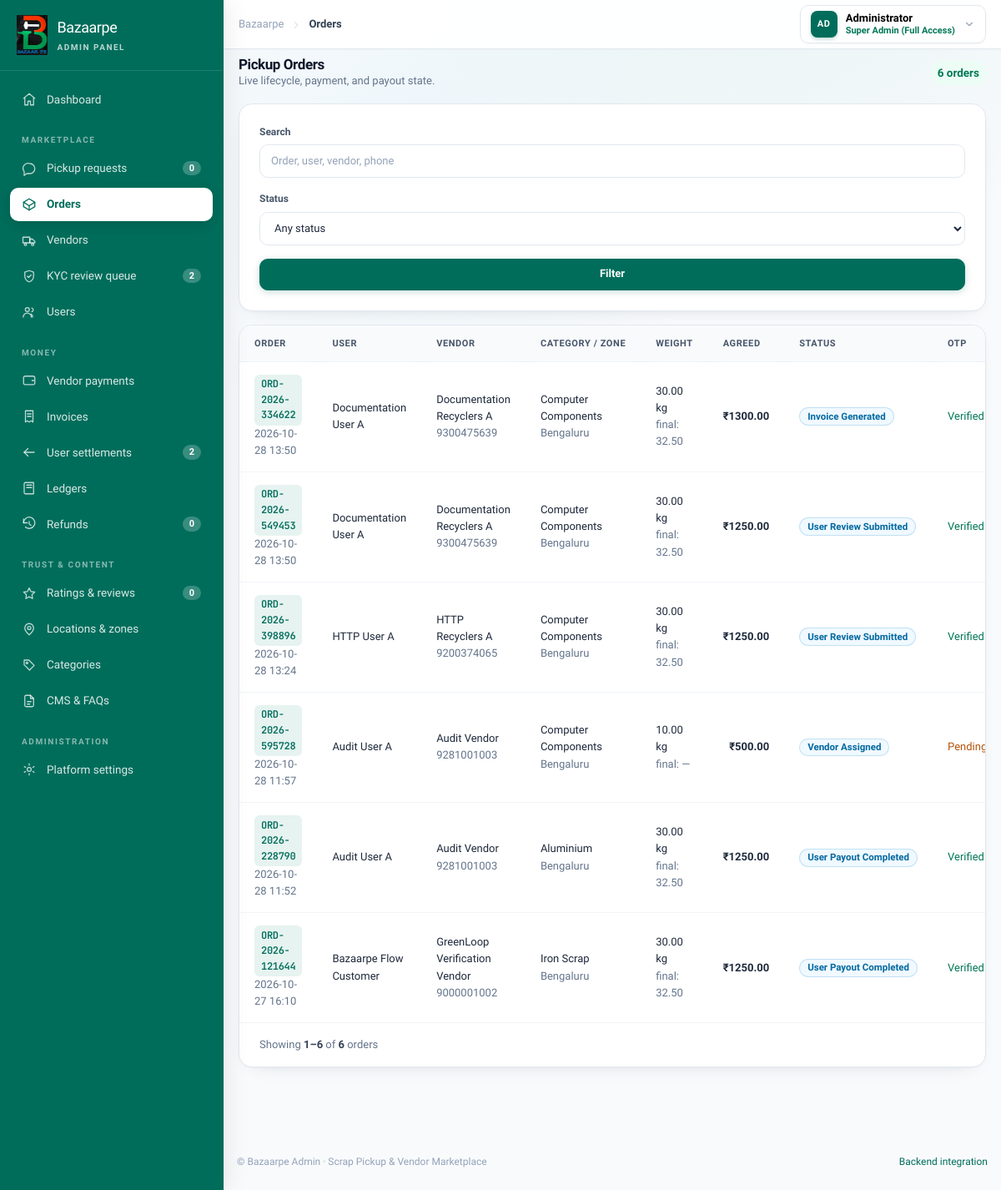
The page /dashboard/orders.html (signed in) on the database as committed earlier.
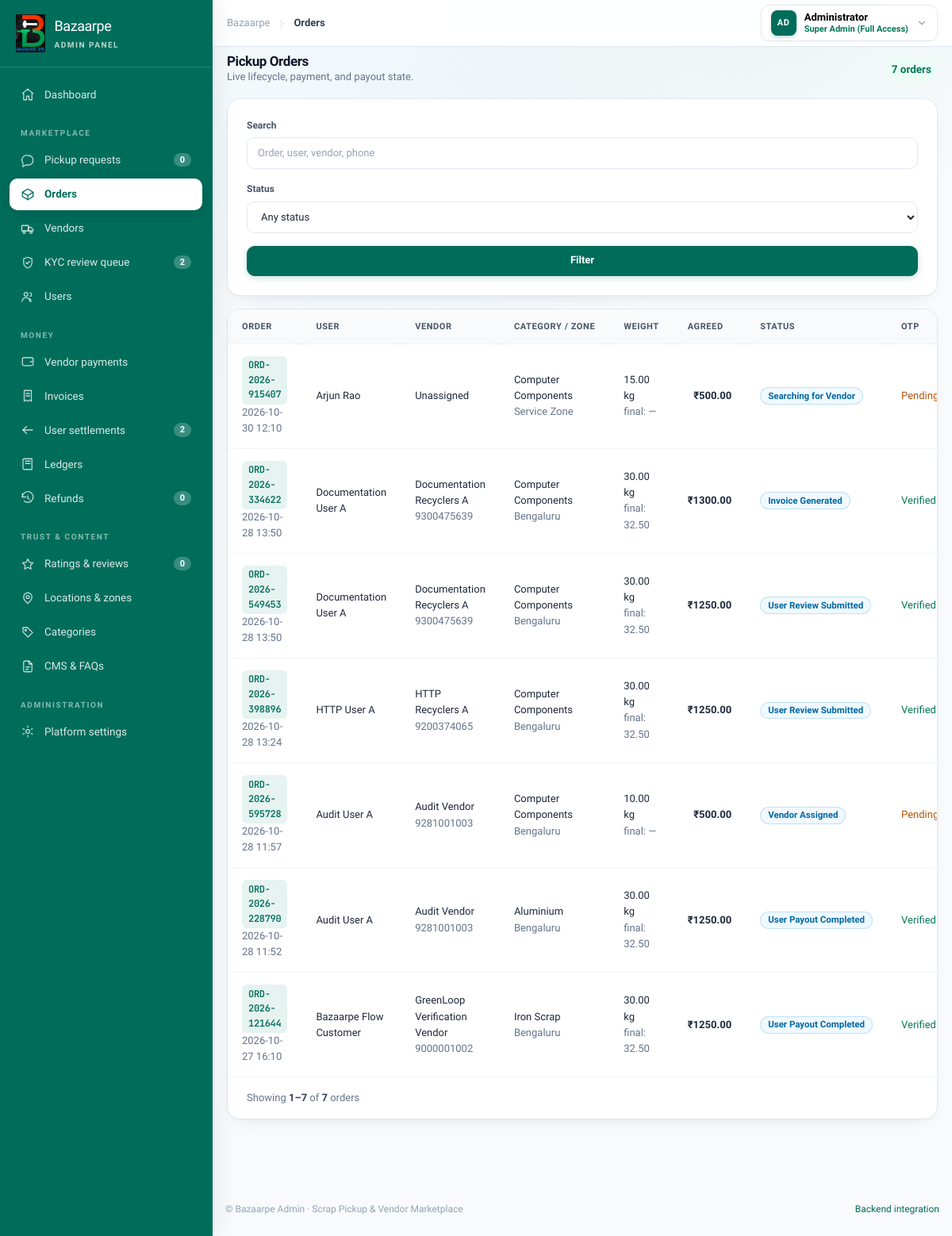
The same page on the database as committed later.
### nainjyoti/models.py (models this page shows, shortened)
class PickupOrder(models.Model):
    class Status(models.TextChoices):
        NEGOTIATION_PENDING = 'NEGOTIATION_PENDING', 'Negotiation Pending'
        ADMIN_NEGOTIATION = 'ADMIN_NEGOTIATION', 'Admin Negotiation'
        SEARCHING_VENDOR = 'SEARCHING_VENDOR', 'Searching for Vendor'
        VENDOR_ASSIGNED = 'VENDOR_ASSIGNED', 'Vendor Assigned'
        VENDOR_ON_THE_WAY = 'VENDOR_ON_THE_WAY', 'Vendor On The Way'
        REACHED_LOCATION = 'REACHED_LOCATION', 'Vendor Reached Location'
        PICKUP_IN_PROGRESS = 'PICKUP_IN_PROGRESS', 'Pickup In Progress'
        OTP_VERIFIED = 'OTP_VERIFIED', 'OTP Verified'
        PAYMENT_COMPLETED = 'PAYMENT_COMPLETED', 'Payment Completed'
        INVOICE_GENERATED = 'INVOICE_GENERATED', 'Invoice Generated'
        COMPLETED = 'COMPLETED', 'Completed'
        USER_REVIEW = 'USER_REVIEW', 'User Review Submitted'
        USER_PAYOUT = 'USER_PAYOUT', 'User Payout Completed'
        CANCELLED = 'CANCELLED', 'Cancelled'
    class PayoutStatus(models.TextChoices):
        PENDING = 'PENDING', 'Pending'
        DISBURSED = 'DISBURSED', 'Disbursed'
    order_id = models.CharField(max_length=20, unique=True, editable=False)
    user = models.ForeignKey(User, on_delete=models.PROTECT, related_name='pickup_orders')
    address = models.ForeignKey(UserAddress, on_delete=models.SET_NULL, null=True, related_name='pickup_orders')
    category = models.ForeignKey(ScrapCategory, on_delete=models.SET_NULL, null=True, related_name='pickup_orders')
    subcategory = models.ForeignKey(ScrapSubCategory, on_delete=models.SET_NULL, null=True, related_name='pickup_orders')
    approx_weight = models.DecimalField(max_digits=8, decimal_places=2)
    pickup_date = models.DateField()
    time_slot = models.CharField(max_length=50)
    notes = models.TextField(blank=True, default='')
    approx_price = models.DecimalField(max_digits=10, decimal_places=2)
    final_agreed_price = models.DecimalField(max_digits=10, decimal_places=2, null=True, blank=True)
    final_weight = models.DecimalField(max_digits=8, decimal_places=2, null=True, blank=True)
    final_amount = models.DecimalField(max_digits=10, decimal_places=2, null=True, blank=True)
    status = models.CharField(max_length=30, choices=Status.choices, default=Status.NEGOTIATION_PENDING, db_index=True)
    pickup_otp = models.CharField(max_length=6)
    is_otp_verified = models.BooleanField(default=False)
    assigned_vendor_name = models.CharField(max_length=150, blank=True, null=True)
    assigned_vendor_phone = models.CharField(max_length=15, blank=True, null=True)
    assigned_vendor = models.ForeignKey(User, on_delete=models.SET_NULL, null=True, blank=True, related_name='assigned_pickup_orders')
    pickup_otp_expires_at = models.DateTimeField(null=True, blank=True)
    pickup_otp_attempts = models.PositiveSmallIntegerField(default=0)
    pickup_otp_verified_at = models.DateTimeField(null=True, blank=True)
    payout_status = models.CharField(max_length=20, choices=PayoutStatus.choices, default=PayoutStatus.PENDING)
    payout_reference = models.CharField(max_length=100, blank=True, default='')
    payout_method = models.CharField(max_length=30, blank=True, default='')
    payout_disbursed_at = models.DateTimeField(null=True, blank=True)
    published_at = models.DateTimeField(null=True, blank=True)
    acceptance_deadline = models.DateTimeField(null=True, blank=True, db_index=True)
    arrival_deadline = models.DateTimeField(null=True, blank=True)
    is_escalated = models.BooleanField(default=False, db_index=True)
    escalated_at = models.DateTimeField(null=True, blank=True)
    created_at = models.DateTimeField(auto_now_add=True)
    updated_at = models.DateTimeField(auto_now=True)
    class Meta:
        ordering = ['-created_at']
        constraints = [
            models.CheckConstraint(condition=models.Q(approx_weight__gt=0), name='pickup_approx_weight_positive'),
            models.CheckConstraint(condition=models.Q(approx_price__gte=0), name='pickup_approx_price_non_negative'),
        ]

class UserProfile(models.Model):
    STATUS_CHOICES = [
        ('Active', 'Active'),
        ('Blocked', 'Blocked'),
        ('Suspended', 'Suspended'),
    ]
    user = models.OneToOneField(User, on_delete=models.CASCADE, related_name='profile')
    full_name = models.CharField(max_length=150, help_text="Full Name of the customer")
    phone = models.CharField(max_length=15, unique=True, db_index=True, help_text="10-digit mobile number")
    email = models.EmailField(blank=True, null=True, help_text="Email address")
    address = models.TextField(blank=True, null=True, help_text="Primary pickup address")
    pincode = models.CharField(max_length=10, blank=True, null=True, help_text="Postal Pincode (6 digits)")
    city = models.CharField(max_length=100, blank=True, null=True, default="Bengaluru")
    latitude = models.DecimalField(max_digits=10, decimal_places=7, null=True, blank=True)
    longitude = models.DecimalField(max_digits=10, decimal_places=7, null=True, blank=True)
    service_zone = models.ForeignKey(ServiceZone, on_delete=models.SET_NULL, null=True, blank=True, related_name='user_profiles')
    profile_photo = models.FileField(upload_to='profile_photos/%Y/%m/', blank=True, null=True)
    onboarding_step = models.PositiveSmallIntegerField(default=1)
    onboarding_completed = models.BooleanField(default=False)
    is_vendor = models.BooleanField(default=False, db_index=True)
    account_status = models.CharField(max_length=20, choices=STATUS_CHOICES, default='Active')
    orders_count = models.PositiveIntegerField(default=0)
    settlement_due = models.DecimalField(max_digits=10, decimal_places=2, default=0.00)
    settlement_status = models.CharField(max_length=30, default='Not due')
    bank_name = models.CharField(max_length=100, blank=True, default='HDFC Bank')
    account_number_masked = models.CharField(max_length=50, blank=True, default='XXXXXXXX4471')
    ifsc_code = models.CharField(max_length=20, blank=True, default='HDFC0001234')
    created_at = models.DateTimeField(auto_now_add=True)
    updated_at = models.DateTimeField(auto_now=True)
    class Meta:
        ordering = ['-created_at']
        verbose_name = 'User Profile'
        verbose_name_plural = 'User Profiles'

class ScrapSubCategory(models.Model):
    category = models.ForeignKey(ScrapCategory, on_delete=models.CASCADE, related_name='subcategories')
    name = models.CharField(max_length=150)
    rate_per_kg = models.DecimalField(max_digits=10, decimal_places=2)
    gst_percent = models.DecimalField(max_digits=5, decimal_places=2, default=18.00)
    min_weight_kg = models.DecimalField(max_digits=6, decimal_places=2, default=5.00)
    is_active = models.BooleanField(default=True)
    class Meta:
        ordering = ['category__name', 'name']
        constraints = [
            models.UniqueConstraint(fields=['category', 'name'], name='unique_scrap_subcategory_name'),
            models.CheckConstraint(condition=models.Q(rate_per_kg__gte=0), name='subcategory_rate_non_negative'),
            models.CheckConstraint(condition=models.Q(gst_percent__gte=0), name='subcategory_gst_non_negative'),
            models.CheckConstraint(condition=models.Q(min_weight_kg__gt=0), name='subcategory_min_weight_positive'),
        ]

class UserAddress(models.Model):
    ADDRESS_TYPES = [
        ('Home', 'Home'),
        ('Work', 'Work'),
        ('Other', 'Other'),
    ]
    user = models.ForeignKey(User, on_delete=models.CASCADE, related_name='addresses')
    profile = models.ForeignKey(UserProfile, on_delete=models.CASCADE, related_name='saved_addresses')
    address_type = models.CharField(max_length=20, choices=ADDRESS_TYPES, default='Home')
    house_no = models.CharField(max_length=150, blank=True, default='', help_text="Flat, House, Building name")
    street_address = models.CharField(max_length=255, blank=True, default='', help_text="Street, Road, Colony / Area")
    landmark = models.CharField(max_length=150, blank=True, default='', help_text="Nearby landmark")
    formatted_address = models.TextField(help_text="Full formatted address string")
    city = models.CharField(max_length=100, default='Bengaluru')
    state = models.CharField(max_length=100, default='Karnataka')
    pincode = models.CharField(max_length=10)
    service_zone = models.ForeignKey(ServiceZone, on_delete=models.SET_NULL, null=True, blank=True, related_name='user_addresses')
    zone_name = models.CharField(max_length=150, blank=True, default='')
    latitude = models.DecimalField(max_digits=10, decimal_places=7, null=True, blank=True)
    longitude = models.DecimalField(max_digits=10, decimal_places=7, null=True, blank=True)
    is_default = models.BooleanField(default=False)
    created_at = models.DateTimeField(auto_now_add=True)
    updated_at = models.DateTimeField(auto_now=True)
    class Meta:
        ordering = ['-is_default', '-created_at']
        verbose_name = 'User Address'
        verbose_name_plural = 'User Addresses'

### nainjyoti/views.py (the view, shortened to what this page needs)
# urls.py: path('dashboard/<str:page_name>', views.page_view, name='dashboard_subpage_direct'),
def page_view(request, page_name):
    clean_name = page_name.replace('.html', '').strip('/')
    if clean_name in ('login', 'sign-in'):
        if request.user.is_authenticated:
            logout(request)
        return redirect('login')
    if not request.user.is_authenticated:
        return redirect_to_login(request.get_full_path(), login_url='login')
    if not is_full_admin(request.user):
        raise PermissionDenied('Full administrator access is required.')
    if clean_name in ('index', 'dashboard'):
        return dashboard_view(request)
    if clean_name == 'settings':
        current_setting = VendorBillingSetting.current() or VendorBillingSetting.objects.first()
        return render(request, 'settings.html', admin_context(
            request, page_name=clean_name, current_setting=current_setting,
        ))
    if clean_name == 'orders':
        orders = PickupOrder.objects.select_related(
            'user', 'user__profile', 'address', 'category', 'subcategory', 'invoice'
        ).order_by('-created_at')
        q = request.GET.get('q', '').strip()
        order_status = request.GET.get('order_status', '').strip().upper()
        payment_status = request.GET.get('payment_status', '').strip().upper()
        settlement_status = request.GET.get('settlement_status', '').strip().upper()
        city = request.GET.get('city', '').strip()
        category = request.GET.get('category', '').strip()
        from_date = request.GET.get('from', '').strip()
        to_date = request.GET.get('to', '').strip()
        if q:
            orders = orders.filter(
                Q(order_id__icontains=q) | Q(user__username__icontains=q) |
                Q(user__profile__full_name__icontains=q) |
                Q(assigned_vendor_name__icontains=q) | Q(assigned_vendor_phone__icontains=q)
            )
        if order_status in dict(PickupOrder.Status.choices):
            orders = orders.filter(status=order_status)
        if payment_status:
            orders = orders.filter(invoice__payment_status=payment_status)
        if settlement_status:
            orders = orders.filter(payout_status=settlement_status)
        if city:
            orders = orders.filter(Q(address__city__iexact=city) | Q(address__service_zone__name__icontains=city))
        if category:
            orders = orders.filter(category__name__iexact=category)
        if from_date:
            try:
                orders = orders.filter(created_at__date__gte=from_date)
            except Exception:
                pass
        if to_date:
            try:
                orders = orders.filter(created_at__date__lte=to_date)
            except Exception:
                pass
        page_size = int(request.GET.get('page_size', 8))
        paginator = Paginator(orders, page_size)
        page_obj = paginator.get_page(request.GET.get('page', 1))
        return render(request, 'orders.html', admin_context(
            request,
            page_name=clean_name,
            pickup_orders=page_obj.object_list,
            page_obj=page_obj,
            paginator=paginator,
            order_count=orders.count(),
            current_q=q,
            current_order_status=order_status,
        ))

### nainjyoti/views.py (called while the page is built)
def is_full_admin(user):
    return bool(user and user.is_authenticated and (user.is_superuser or user.is_staff))

def build_query_string(request, *exclude_keys):
    if not hasattr(request, 'GET'):
        return ""
    params = request.GET.copy()
    excludes = set(exclude_keys) | {'page'} if not exclude_keys else set(exclude_keys)
    for key in excludes:
        params.pop(key, None)
    qs = params.urlencode()
    return f"&{qs}" if qs else ""

### templates/orders.html (shortened to what the changed rows need)
<!DOCTYPE html>
<html lang="en" class="h-full">
<head>
  <link rel="stylesheet" href="/static/vendor/bootstrap.min.css">
  <link rel="stylesheet" href="/static/css/tailwind.css">
  <link rel="stylesheet" href="/static/css/components.css">
</head>
<body class="" data-active="orders">
  <div class="bm-main">
    <main class="px-3 pb-8 pt-2.5 sm:px-5 sm:pt-3" id="bmMain">
      <div class="mb-3 flex items-center justify-between gap-3"><div><h1 class="text-[1.0625rem] font-bold text-slate-800">Pickup Orders</h1><p class="text-[0.8125rem] text-slate-500">Live lifecycle, payment, and payout state.</p></div><span class="rounded-full bg-emerald-50 px-2 py-1 text-xs font-bold text-emerald-700">{{ order_count }} orders</span></div>
      <section class="bm-card overflow-hidden">
        <div class="bm-table-wrap bm-scroll"><table class="bm-table min-w-[1180px]">
          <thead><tr><th>Order</th><th>User</th><th>Vendor</th><th>Category / zone</th><th>Weight</th><th class="text-right">Agreed</th><th>Status</th><th>OTP</th><th>Vendor payment</th><th>User payout</th><th></th></tr></thead>
          <tbody>{% for order in pickup_orders %}<tr>
            <td><a class="bm-mono bm-link" href="order-detail.html?id={{ order.order_id }}">{{ order.order_id }}</a><div class="text-xs text-slate-500">{{ order.created_at|date:"Y-m-d H:i" }}</div></td>
            <td>{{ order.user.profile.full_name|default:order.user.username }}</td><td>{{ order.assigned_vendor_name|default:"Unassigned" }}<div class="text-xs text-slate-500">{{ order.assigned_vendor_phone|default:"" }}</div></td>
            <td>{{ order.subcategory.name|default:"Unavailable" }}<div class="text-xs text-slate-500">{% if order.address %}{{ order.address.city|default:"Area" }}{% else %}Service Zone{% endif %}</div></td>
            <td>{{ order.approx_weight }} kg<div class="text-xs text-slate-500">final: {{ order.final_weight|default:"—" }}</div></td><td class="text-right font-semibold">₹{{ order.final_agreed_price|default:order.approx_price }}</td>
            <td><span class="bm-badge bg-sky-50 text-sky-700 ring-sky-600/20">{{ order.get_status_display }}</span></td><td>{% if order.is_otp_verified %}<span class="text-emerald-700">Verified</span>{% else %}<span class="text-amber-700">Pending</span>{% endif %}</td>
          </tr>{% empty %}<tr><td colspan="11" class="py-8 text-center text-slate-500">No pickup orders match these filters.</td></tr>{% endfor %}</tbody>
        </table></div>
        {% include "includes/pagination.html" with page_obj=page_obj paginator=paginator item_label="orders" %}
      </section>
    </main>
  </div>
</body>
</html>

Rows that differ between the two databases and show on the page:
added PickupOrder: order_id "ORD-2026-915407", created_at "2026-10-30 12:10", user.profile.full_name "Arjun Rao", assigned_vendor_name "Unassigned", subcategory.name "Computer Components", shows "Service Zone", approx_weight "15.00", final_weight "—", final_agreed_price "500.00", status "Searching for Vendor", is_otp_verified "Pending"
Other text that changed with them:
{{ order_count }}: "6" → "7"
{{ page_obj.end_index|default:0 }}: "6" → "7"
{{ paginator.count|default:0 }}: "6" → "7"
